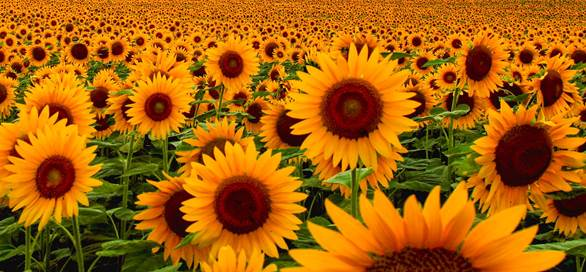
#> input picture 11-lab/slunecnice.jpg, 586 x 272 px
$ python lab11c_colormap.py
#> lines starting #> are read from the running program, lines starting #| are printed output that depends on the picture

import argparse
import numpy as np
import matplotlib.pyplot as plt
from scipy.cluster.hierarchy import linkage, fcluster
from PIL import Image
import skimage.transform
import sklearn.cluster


parser = argparse.ArgumentParser()
# You may change the values of the arguments here (default) or in the commandline.
parser.add_argument("--method", default="ward", type=str, help="Clustering method: either one of hierarchical methods or 'kmeans'.")
parser.add_argument("--clusters", default=10, type=int, help="Number of requested clusters.")


def main(args : argparse.Namespace):
    # NOTE: Cluster-based colourmap.

    with Image.open("slunecnice.jpg") as im_handle:
#> im_handle is the input picture: PIL image 586x272 RGB; mean R, G, B 165.8, 96.9, 11.2
        img = np.array(im_handle, dtype=np.int32)
        # NOTE: We have to scale down the image because hierarchical algorithm is not built for pixels.
        # K-means can handle the full image but it takes a lot of time for higher number of clusters.
        # - So we scale the image in both cases.
        img = skimage.transform.resize(img, [int(img.shape[0] * 0.25), int(img.shape[1] * 0.25)])
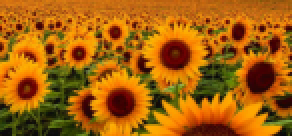
#> img: shape (68, 146, 3) float64 (shown 2 times larger); mean R, G, B 7.72e-08, 4.51e-08, 5.23e-09; drawn with min black and max white
        img = (img - np.min(img)) / np.ptp(img)

    # Let's flatten the image (channels become the 2nd dimension).
    flat_img = np.reshape(img, [-1, 3])

    if args.method == "kmeans":
        # TODO: Compute K-means clustering using 'sklearn.cluster.KMeans' with 'args.clusters' clusters.
        kmeans = None
        # TODO: Compute cluster prediction using 'predict' method of the KMeans class.
        predictions = None

        # TODO: Use computed cluster centres 'kmeans.cluster_centers_' as the colormap for the image.
        colormap = None
    else:
        # TODO: Compute hierarchical clustering 'linkage' using 'args.method' method.
        linkage_matrix = None
        # TODO: Compute cluster prediction into 'args.clusters' classes using 'fcluster'.
        # - Do not forget to subtract one from the predictions to make them zero-based.
        predictions = None

        # Create an empty colourmap.
        colormap = np.zeros([args.clusters, 3])
        # TODO: Compute median colour of every cluster and store it in 'colormap'.
#> (the run stopped early here; a loop or call above may not have finished)
